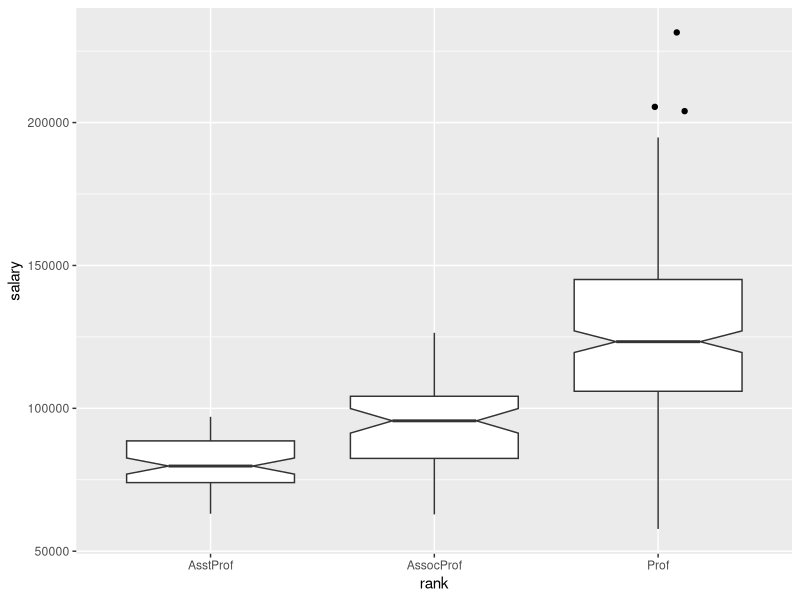

This chart was generated by the following R code:
## STEP 1: SEPARETE OUTLIERS
library(ggplot2) ; library(car)
out_data <- Salaries[match((boxplot.stats(Salaries$salary))$out,
                           Salaries$salary),]
## STEP 2: PLOT WITH ggplot2
set.seed(50)
box1 <- ggplot(Salaries, aes( x = rank, y = salary))
box1 + geom_boxplot( notch = T, outlier.shape = NA ) +
  geom_jitter( data = out_data, height = 0, width = .2)